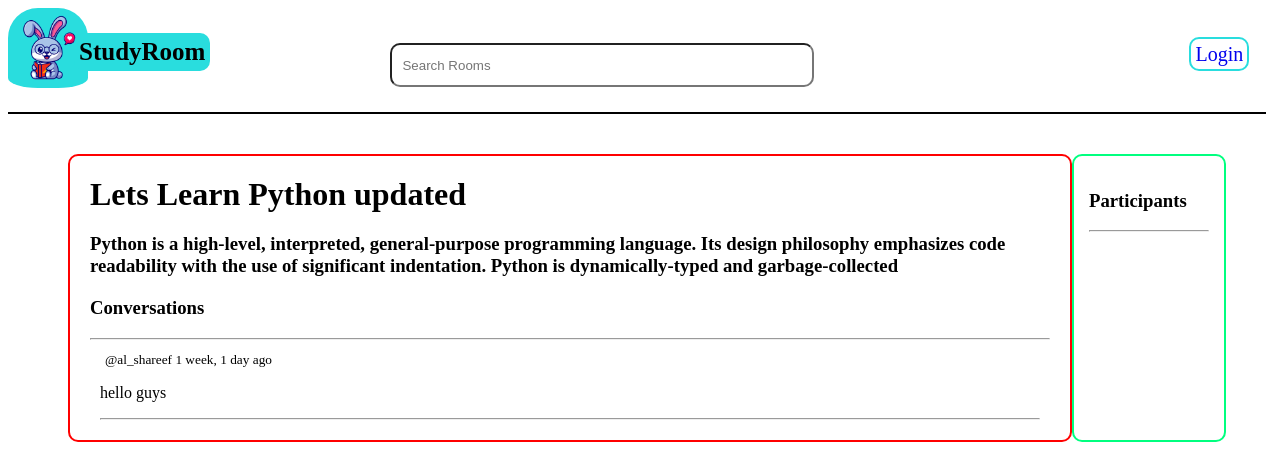
Page /room/2/ on the committed database.
### base/models.py (models this page shows, shortened)
class Room(models.Model):
    host= models.ForeignKey(User,on_delete=models.SET_NULL,null=True)
    topic= models.ForeignKey(Topic, on_delete = models.SET_NULL,null=True)
    name = models.CharField(max_length=50)
    description = models.TextField(null=True,blank=True)
    participants = models.ManyToManyField(User,related_name='participants',blank=True)
    updated = models.DateTimeField(auto_now=True)
    created = models.DateTimeField(auto_now_add=True)
    class Meta:
        ordering=['-updated','-created']

class Message(models.Model):
    user = models.ForeignKey(User,on_delete=models.CASCADE)
    room = models.ForeignKey(Room,on_delete=models.CASCADE)
    body = models.TextField()
    updated = models.DateTimeField(auto_now=True)
    created = models.DateTimeField(auto_now_add=True)
    class Meta:
        ordering = ['-updated','-created']

### base/views.py (the view, shortened to what this page needs)
# urls.py: path('room/<str:pk>/',views.room,name='room'),
def room(request,pk):
    room = Room.objects.get(id=int(pk))
    room_message = room.message_set.all().order_by('-created')
    participants = room.participants.all()
    context = {'room':room,'room_message':room_message,'participants':participants}
    return render(request,'base/room.html',context)

### base/templates/base/room.html (shortened to what this page needs)
{% extends 'main.html' %} {% block content %}
<div class="room_container">
  <div class="room">
    <h1 style="margin:20px ;">{{room.name}}</h1>
    <h3 style="margin:20px ;">{{room.description}}</h3>
    <div class="comment-wraper">
      <h3>Conversations</h3>
      <div style="color:yellowgreen"><hr /></div>
      <div class="msg">
        {% for message in room_message%}
        <div>
            <small style="margin:5px ;">@{{message.user}}  {{message.created|timesince}} ago</small>
            <p>{{message.body}}</p>
            <hr />
        </div>
        {% endfor %}
      </div>
    </div>
  </div>
  <div class="participant">
    <h3>Participants</h3>
    <hr>
  </div>
</div>
{% endblock content %}

### base/templates/base/room.html (style rules this page uses)
.room_container { display: grid; grid-template-columns: 3fr 1fr; padding: 20px; }
.room { margin-top:20px ; margin-left: 40px; border: 2px solid red; width: 1000px; border-radius: 10px; }
.comment-wraper { margin: 20px; }
.participant { border: 2px solid springgreen; margin-top: 20px; margin-right: 20px; border-radius: 10px; padding: 15px; }
.msg { margin: 10px; }

### rows in the picture
Room: name "Lets Learn Python updated", description "Python is a high-level, interpreted, general-purpose programming language. Its design philosophy emphasizes code readability with the use of significant indentation. Python is dynamically-typed and garbage-collected"
Message: user "al_shareef", created "1 week, 1 day", body "hello guys"
